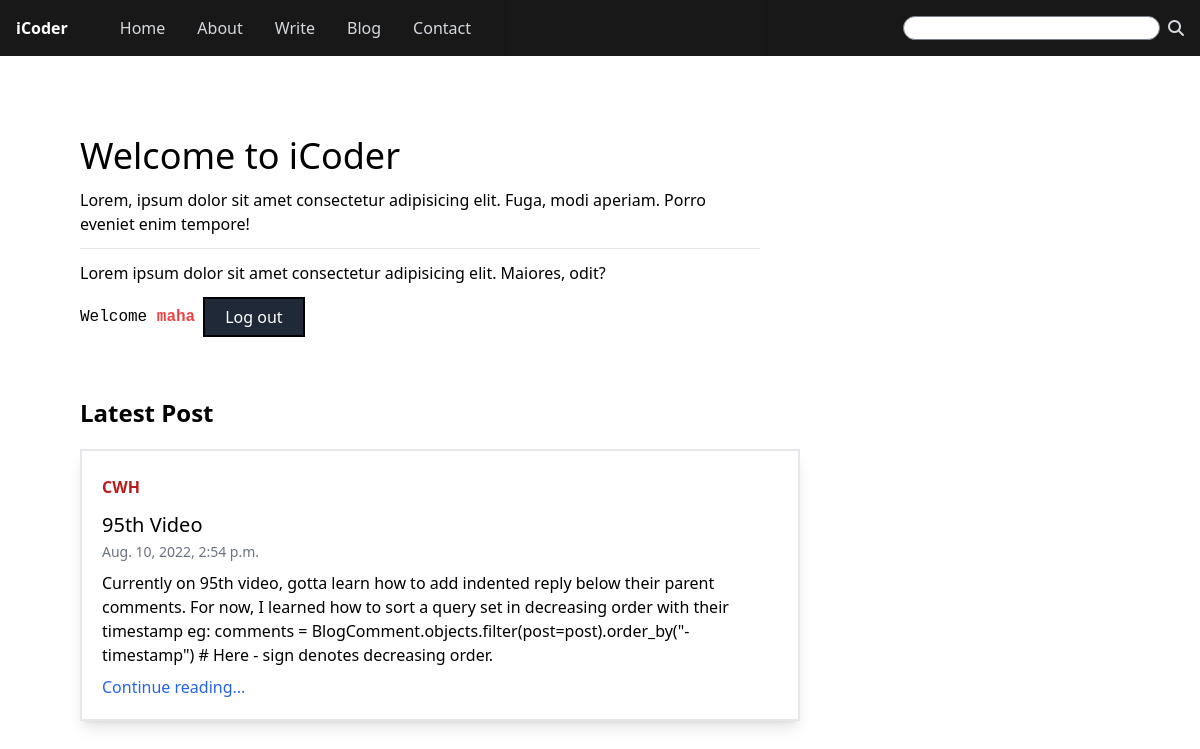
/ (signed in), run on the app's committed database.
### blog/models.py (models this page shows, shortened)
class Post(models.Model):
    sno = models.AutoField(primary_key=True)
    title = models.CharField(max_length=100)
    author = models.CharField(max_length=50)
    slug = models.CharField(max_length=130)
    content = models.TextField()
    timeStamp = models.DateTimeField(auto_now_add=True, blank=True)

### home/views.py (the view)
# urls.py: 2. Add a URL to urlpatterns:  path('', views.home, name='home')
def home(request):
    latest = Post.objects.latest('timeStamp')
    context = {'latest': latest}
    return render(request, 'home/home.html', context)

### templates/home/home.html (shortened to what this page needs)
{% extends 'base.html' %}
{% block body %}
<div class="px-20 pt-20 pb-10 space-y-3 w-[70%]">
    <h1 class="text-4xl">Welcome to iCoder</h1>
    <p>Lorem, ipsum dolor sit amet consectetur adipisicing elit. Fuga, modi aperiam. Porro eveniet enim tempore!</p>
    <hr>
    <p>Lorem ipsum dolor sit amet consectetur adipisicing elit. Maiores, odit?</p>
    {% if user.is_authenticated %}
    <div class="flex space-x-2">
        <p class="font-mono mt-2">Welcome <span class="text-red-500 font-semibold">{{request.user}}</span></p>
        <a href="/logout" class="text-left bg-gray-800 border-2 border-black text-white hover:bg-gray-700 hover:border-gray-600 focus:bg-black px-5 py-1.5 w-fit">Log out</a>
    </div>
    {% endif %}
</div>
<h1 class="my-5 px-20 font-semibold text-2xl">Latest Post</h1>
<div class="mx-20 w-[60%] p-5 border-2 border-gray-200 shadow-lg space-y-2">
    <h3 class="font-semibold text-red-700 py-1">{{latest.author}}</h3>
    <p class="text-xl">{{latest.title}}</p>
    <span class="text-gray-500 text-sm">{{latest.timeStamp}}</span>
    <p>{{latest.content}}</p>
    <div>
        <a href="/blog/{{latest.slug}}" class="text-blue-600">Continue reading...</a>
    </div>
</div>
{% endblock body %}

### data on the page
Post: author "CWH", title "95th Video", timeStamp "Aug. 10, 2022, 2:54 p.m.", content "Currently on 95th video, gotta learn how to add indented reply below their parent comments. For now, I learned how to sort a query set in decreasing order with their timestamp eg: comments = BlogComment.objects.filter(post=post).order_by(\"-timestamp\") # Here - sign denotes decreasing order."

### other printed values
{{ request.user }} "maha"
